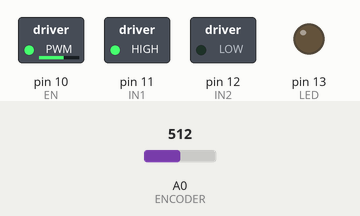
Simulated run of this sketch. Board: Arduino Uno, built with avr-gcc and run on an emulated ATmega328P. On the bench: switched loads named in the sketch (green lamp = pin HIGH), output pins drawn as LEDs (lit = HIGH). Inputs (shaded band) come from the test bench; at power-on: A0 (ENCODER) = 512.

Above: at 1.2 s.
1.3 s: A0 (ENCODER) set to 716
At 2.0 s:
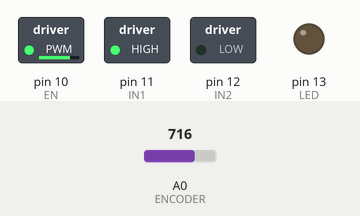
2.8 s: A0 (ENCODER) set to 306
At 3.1 s:
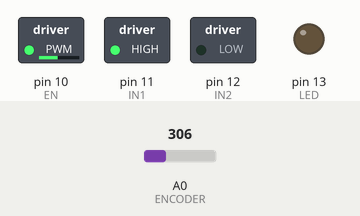
4.3 s: A0 (ENCODER) set to 0
At 5.4 s:
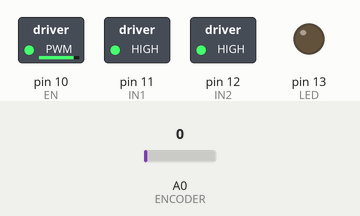
5.8 s: A0 (ENCODER) set to 3
7.3 s: A0 (ENCODER) set to 6
At 7.7 s:
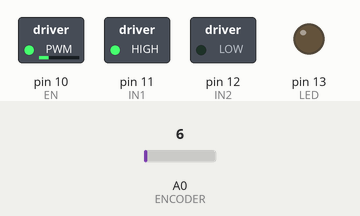
8.8 s: A0 (ENCODER) set to 511
At 10.1 s:
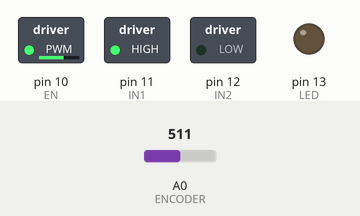
Timing chart, 0 to 11.3 s (numbered marks = the images above; inputs shaded):
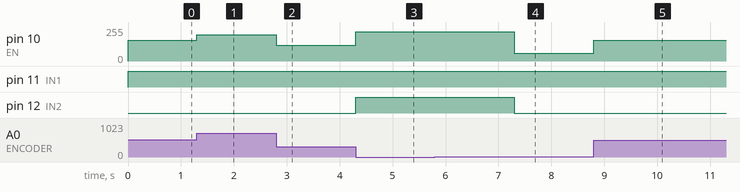

The sketch:

motorControl.ino
```cpp
//alocao dos pinos
const int EN = 10; // pino de enable do L293d
const int IN1 = 11; // pino A1 de direcao do L293D
const int IN2 = 12; // pino A2 de direcao do L293D
const int ENCODER = A0;
const int MSB = 9;
const int B4 = 8;
const int B3 = 7;
const int B2 = 6;
const int LSB = 5;
const int NULL2 = 4;
const int NULL1 = 3;
const int SELECT = 2;
const int LED = 13;

//global consts
const int MIN_ANGLE = 0;
const int MAX_ANGLE = 240;
const int MIN_POWER = 60;
const int MAX_POWER = 255;
const int MIN_ENCODER = 0;
const int MAX_ENCODER = 1022;
float CONST_ENCODER;
const int ERRO = 0;
const long INTERVAL = 200;
const int OFFSET_COM = 200;

//motor consts
const int MOTOR_FREE = 0;
const int MOTOR_STOP = 220;

//variaveis de controle
String inString = "";
bool isHearing = 0;
int input = 0;
int com = 0;
int lastPrintedAngle = 0;

//variaveis do digital input
int selectAngle[5];
int selectMode[3];

void setup() {
  Serial.begin(9600);
  pinMode(EN, OUTPUT); //PWM    PonteH
  pinMode(IN1, OUTPUT); //right gate L293d
  pinMode(IN2, OUTPUT);//left gate L293

  pinMode(SELECT, INPUT);//switch
  pinMode(NULL1, INPUT);
  pinMode(NULL2, INPUT);

  pinMode(LSB, INPUT);
  pinMode(B2, INPUT);
  pinMode(B3, INPUT);
  pinMode(B4, INPUT);
  pinMode(MSB, INPUT);

  pinMode(ENCODER, INPUT);
  pinMode(LED, OUTPUT);
  CONST_ENCODER = (float)MAX_ANGLE / (float)MAX_ENCODER;
  //debug
}

void loop()
{
  serialRead();
  goToDegree(input);
}

void serialRead() {
  if (Serial.available()) {
    int inChar = Serial.read();
    char a = (char)inChar;
    if (a == 'a') { //Inicio de mensagem
      inString = "";
      com = 0;
    }
    if (isDigit(inChar)) { //Mensagem
      inString += (char)inChar;
    }
    if (inChar == 'c') { //Fim de mensagem
      com = inString.toInt();
      if (com == 111) {
        isHearing = 1; //Habilita o envio Serial (Handshack)
        Serial.println("a111c");
        Serial.flush();
        digitalWrite(LED, HIGH);
      } else if (com == 101) {
        isHearing = 0; //Desabilita o envio Serial (CloseConection)
        digitalWrite(LED, LOW);
      } else if (com == 100) {
        realMeanPosition();
      } else {
        com = com - OFFSET_COM;
        if (com >= MIN_ANGLE && com <= MAX_ANGLE) {
          input = com;
        }
      }
      com = 0; //Limpa para receber proxima mensagem
      inString = ""; //Limpa para receber proxima mensagem
    }
  }
}
//Envia mensagem dentro do protocolo
void printAngle(void) {
  String s = String((realMeanPosition() + OFFSET_COM));
  Serial.println('a' + s + 'c');
}

void printAngle(int angle) {
  if (lastPrintedAngle != angle && isHearing) {
    String s = String(angle + OFFSET_COM);
    Serial.println('a' + s + 'c');
    lastPrintedAngle = angle;
  }
}

void motorStop() { //power 0 to 255
  analogWrite(EN, MOTOR_STOP);
  digitalWrite(IN1, HIGH);
  digitalWrite(IN2, HIGH);
}

void motorFree() { //power 0 to 255
  analogWrite(EN, MOTOR_FREE);
  digitalWrite(IN1, LOW);
  digitalWrite(IN2, LOW);
}

void goClockWise(int distance) { //power 0 to 255
  int power = motorMap(distance);
  //Serial.println("C: " + String(power));
  analogWrite(EN, power);
  digitalWrite(IN1, LOW);
  digitalWrite(IN2, HIGH);
  //delay(50);
}

void goCClockWise(int distance) { //power 0 to 255
  int power = motorMap(distance);
  //Serial.println("CC: " + String(power));
  analogWrite(EN, power);
  digitalWrite(IN1, HIGH);
  digitalWrite(IN2, LOW);
  //delay(50);
}

int realPosition(){
  int value = analogRead(ENCODER);
  //int degree = map (value,0,1023,0, 360);
  return value;
}

int realMeanPosition(){
  float value = 0;
  int sampleSize = 10;
  for(int i = 0; i < sampleSize; i++){
    value += analogRead(ENCODER);
  }
  int angle = (int)((value/sampleSize) * CONST_ENCODER);
  printAngle(angle);
  return angle;
}


void goToDegree(int degree) {
      int realPosition, distance, factorOfOcilation;

  if(degree >= MIN_ANGLE && degree <= MAX_ANGLE) {
    realPosition = realMeanPosition();

    if((realPosition < (degree - ERRO)) ||
           (realPosition > (degree + ERRO))) {
      distance = realPosition - degree;
      if(distance < 0)
        goClockWise(abs(distance));
      else
        goCClockWise(distance);
      realPosition = realMeanPosition();
    }
  }
  if(realPosition == degree)
    motorStop();
}

int newMap(int x, int in_min, int in_max, int out_min, int out_max) {
  //http://forum.arduino.cc/index.php?topic=38006.0
  return (x - in_min) * (out_max - out_min) / (in_max - in_min) + out_min;
}

int motorMap(int distance) {
  return map(distance, MIN_ANGLE, MAX_ANGLE, MIN_POWER, MAX_POWER);
}
```

Measured:
- the behaviour switches between 4 and 5 on A0 (ENCODER) (found by bisection; images 3 and 4)
- after the input at 1.3 s, pin 10 (EN): 157/255 → 196/255 at once
- after the input at 2.8 s, pin 10 (EN): 196/255 → 117/255 at once
- after the input at 4.3 s, pin 10 (EN): 117/255 → 220/255 at once; pin 12 (IN2): LOW → HIGH at once
- after the input at 5.8 s, every drawn part: stays the same
- after the input at 7.3 s, pin 10 (EN): 220/255 → 60/255 at once; pin 12 (IN2): HIGH → LOW at once
- after the input at 8.8 s, pin 10 (EN): 60/255 → 157/255 at once
